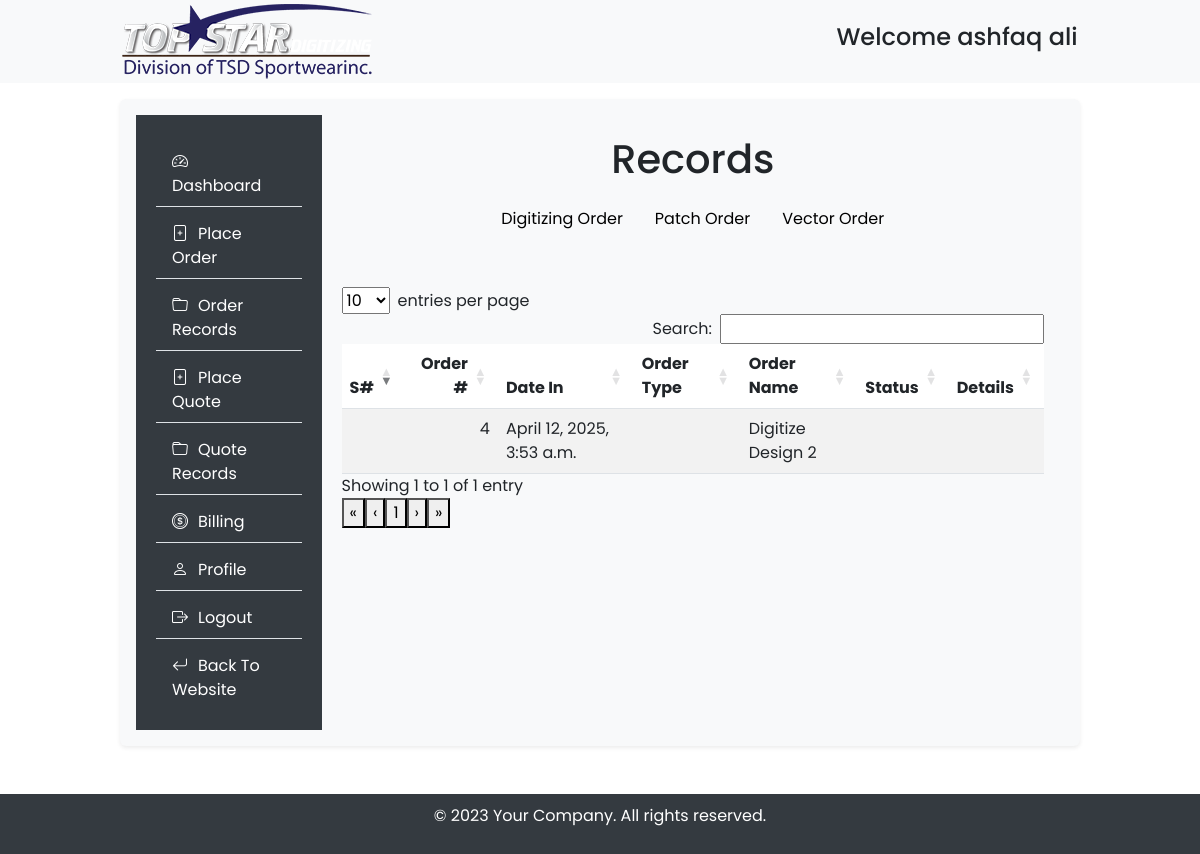
Page /user/customer/orders-records/ (signed in) on the committed database.
### users/models.py (models this page shows, shortened)
class User(AbstractUser):
    COUNTRY_CHOICES = [
        ('United States', 'United States'),
        ('United Kingdom', 'United Kingdom'),
        ('Australia', 'Australia'),
        ('New Zealand', 'New Zealand'),
        ('Germany', 'Germany'),
        ('Canada', 'Canada'),
    ]
    username = None
    user_id = models.CharField(max_length=100, unique=True, blank=False, null=False)
    email = models.EmailField(unique=True)
    email2 = models.EmailField(blank=True, null=True, verbose_name="Secondary Email")
    email3 = models.EmailField(blank=True, null=True, verbose_name="Tertiary Email")
    first_name = models.CharField(max_length=100, blank=False, null=False)
    last_name = models.CharField(max_length=100, blank=False, null=False)
    phone_number = models.CharField(max_length=50, null=True, blank=True)
    address = models.CharField(max_length=500)
    city = models.CharField(max_length=50)
    state = models.CharField(max_length=50)
    zip_code = models.CharField(max_length=15)
    country = models.CharField(
        max_length=15,
        choices=COUNTRY_CHOICES,
        default='US',  # Default to United States
        verbose_name="Country"
    )
    USERNAME_FIELD = 'user_id'
    REQUIRED_FIELDS = []  # Removed email from required fields
    objects = UserManager()
    COUNTRY_CODE_MAP = {
        'United States': 'us',
        'United Kingdom': 'gb',
        'Australia': 'au',
        'New Zealand': 'nz',
        'Germany': 'de',
        'Canada': 'ca',
    }

### crafting/models.py (models this page shows, shortened)
class DigitizingOrder(models.Model):
    user = models.ForeignKey(
        settings.AUTH_USER_MODEL,
        on_delete=models.CASCADE,
        related_name='digitizing_orders',
    )
    name = models.CharField(max_length=255)
    height = models.IntegerField()
    width = models.IntegerField()
    stitches = models.IntegerField(default=0)
    colors = models.IntegerField(null=True, blank=True)
    po_number = models.IntegerField(null=True, blank=True)
    file_format = models.CharField(max_length=10, choices=FORMAT_CHOICES, null=True, blank=True)
    fabric_type = models.CharField(max_length=50, choices=FABRIC_CHOICES, null=True, blank=True)
    logo_placement = models.CharField(max_length=50, choices=LOGO_PLACEMENT, null=True, blank=True)
    instructions = models.TextField(null=True, blank=True)
    is_urgent = models.BooleanField(default=False)
    status = models.CharField(max_length=50, choices=STATUS_CHOICES, default='Processing', blank=True)
    price = models.DecimalField(decimal_places=2, max_digits=10, blank=True, null=True)
    created_at = models.DateTimeField(auto_now_add=True)

### users/views.py (the view)
# urls.py: path('customer/orders-records/', views.order_records, name='customer-orders-records'),
@login_required
def order_records(request):
    digitizing = DigitizingOrder.objects.filter(user=request.user)
    patch = PatchOrder.objects.filter(user=request.user)
    vector = VectorOrder.objects.filter(user=request.user)
    for order in digitizing:
        order.type = 'Digitizing'
    for order in patch:
        order.type = 'Patch'
    for order in vector:
        order.type = 'Vector'
    all_orders = sorted(
        list(digitizing) + list(patch) + list(vector),
        key=lambda x: x.created_at,
        reverse=True
    )
    context = {'orders': all_orders}
    return render(request, 'users/customer/records.html', context)

### users/templates/users/customer/records.html (shortened to what this page needs)
{% extends "users/customer/base.html" %}
{% load static %}
{% load crispy_forms_tags %}
{% block content %}
<link rel="stylesheet" type="text/css" href="{% static "libs/dataTables.bootstrap5.css" %}">
    <h1 class="text-center mb-3">Records</h1>
    <ul class="nav justify-content-center" id="orderTabs" role="tablist">
        <li class="nav-item" role="presentation">
            <button class="nav-link active" id="digitizing-tab" data-bs-toggle="tab" data-bs-target="#digitizing" type="button" role="tab" aria-controls="digitizing" aria-selected="true">
                Digitizing Order
            </button>
        </li>
        <li class="nav-item" role="presentation">
            <button class="nav-link" id="patch-tab" data-bs-toggle="tab" data-bs-target="#patch" type="button" role="tab" aria-controls="patch" aria-selected="false">
                Patch Order
            </button>
        </li>
        <li class="nav-item" role="presentation">
            <button class="nav-link" id="vector-tab" data-bs-toggle="tab" data-bs-target="#vector" type="button" role="tab" aria-controls="vector" aria-selected="false">
                Vector Order
            </button>
        </li>
    </ul>
    <div class="tab-content" id="orderTabsContent">
        <div class="tab-pane fade show active mt-5" id="digitizing" role="tabpanel" aria-labelledby="digitizing-tab">
                <table id="digitizeordersTable" class="table  table-striped" style="width:100%">
                    <thead>
                        <tr>
                            <th>S#</th>
                            <th>Order #</th>
                            <th>Date In</th>
                            <th>Order Type</th>
                            <th>Order Name</th>
                            <th>Status</th>
                            <th>Details</th>
                        </tr>
                    </thead>
                    <tbody>
                        {% for order in orders %}
                            <tr>
                                <td></td>
                                <td>{{ order.po_number }}</td>
                                <td>{{ order.created_at }}</td>
                                <td></td>
                                <td>{{ order.name }}</td>
                                <td></td>
                                <td></td>
                            </tr>
                        {% endfor %}
                    </tbody>
                </table>
        </div>
    </div>
{% endblock content %}

### users/templates/users/customer/base.html (shortened to what this page needs)
{% load static %}
<!DOCTYPE html>
<html lang="en">
<head>
    <link href="https://cdn.jsdelivr.net/npm/bootstrap@5.3.0-alpha1/dist/css/bootstrap.min.css" rel="stylesheet">
    <link href="https://cdn.jsdelivr.net/npm/bootstrap-icons@1.11.3/font/bootstrap-icons.css" rel="stylesheet">
</head>
<body>
    <header class="bg-light py-1">
        <div class="row">
            <div class="container1">
                <div class="col-md-6 text-start">
                    <img src="{% static "images/logo.png" %}" alt="logo" />
                </div>
                <div class="col-md-6 my-auto text-end">
                    <h4>Welcome {{request.user.first_name}} {{request.user.last_name}}</h4>
                </div>
            </div>
        </div>
    </header>
    <div class="main-content mt-3 mb-3 shadow-sm p-3 mb-5 bg-body-tertiary rounded">
        <nav class="sidebar">
            <ul class="list-group list-group-flush">
                <li class="list-group-item"><a class="nav-link" href="#"><i class="bi bi-speedometer2"></i>Dashboard</a></li>
                <li class="list-group-item"><a class="nav-link" href="{% url "users:customer-orders" %}"><i class="bi bi-file-plus"></i>Place Order</a></li>
                <li class="list-group-item"><a class="nav-link" href="{% url "users:customer-orders-records" %}"><i class="bi bi-folder"></i>Order Records</a></li>
                <li class="list-group-item"><a class="nav-link" href="{% url "users:customer-quotes" %}"><i class="bi bi-file-plus"></i>Place Quote</a></li>
                <li class="list-group-item"><a class="nav-link" href="{% url "users:customer-quote-records" %}"><i class="bi bi-folder"></i>Quote Records</a></li>
                <li class="list-group-item"><a class="nav-link" href="#"><i class="bi bi-coin"></i>Billing</a></li>
                <li class="list-group-item"><a class="nav-link" href="{% url "users:customer-profile" %}"><i class="bi bi-person"></i>Profile</a></li>
                <li class="list-group-item"><a class="nav-link" href="{% url "users:logout" %}"><i class="bi bi-box-arrow-right"></i>Logout</a></li>
                <li class="list-group-item"><a class="nav-link" href="{% url "web:index" %}"><i class="bi bi-arrow-return-left"></i>Back To Website</a></li>
              </ul>
        </nav>
        <main class="content-area">
            {% block content %}
            {% endblock content %}
        </main>
    </div>
    <footer class="footer">
        <p>&copy; 2023 Your Company. All rights reserved.</p>
    </footer>
</body>
</html>

### users/templates/users/customer/base.html (style rules this page uses)
body { font-family: 'Poppins', sans-serif; display: flex; flex-direction: column; min-height: 100vh; }
.main-content { flex: 1; display: flex; width: 80%; margin: auto; }
.sidebar { width: 20%; background-color: #343a40; color: white; padding: 20px; }
.content-area { width: 80%; padding: 20px; }
.footer { background-color: #343a40; color: white; text-align: center; padding: 10px 0; }
.nav-link { color: white; }
.list-group { border: None; }
.list-group-item { background-color: #343a40; padding-top: 15px; }
i { padding-right: 10px; }
.container1 { display: flex; width: 80%; margin: auto; }

### users/templates/users/customer/records.html (style rules this page uses)
.nav .nav-link { color: #000; background-color: #f8f9fa; border-color: #dee2e6 #dee2e6 #fff; }

### rows in the picture
User: user.first_name "ashfaq", user.last_name "ali"
DigitizingOrder: po_number "4", created_at "April 12, 2025, 3:53 a.m.", name "Digitize Design 2"
